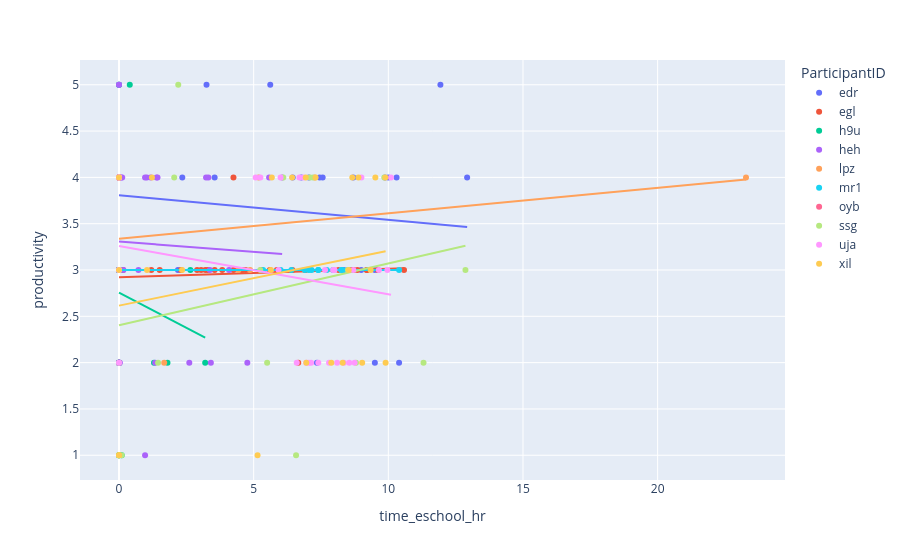

The cell this chart's notebook holds for it:
### Code cell
# plot productivity vs time spent at home for all
fig = px.scatter(merged, x="time_eschool_hr", y="productivity", color="ParticipantID", trendline="ols")
fig.show()

### Figure 1 — Plotly figure (JSON) as saved in the notebook; plotly's stock layout.template omitted (floating-point values rounded to 4 significant figures)
{"data": [{"hovertemplate": "ParticipantID=edr<br>time_eschool_hr=%{x}<br>productivity=%{y}<extra></extra>", "legendgroup": "edr", "marker": {"color": "#636efa", "symbol": "circle"}, "mode": "markers", "name": "edr", "orientation": "v", "showlegend": true, "type": "scatter", "x": [7.562, 2.188, 9.5, 7.05, 8.55, 2.35, 7.35, 0, 8.993, 10.31, 8.7, 9.874, 10.4, 6.766, 11.93, 5.616, 8.35, 0, 3.25, null, 8.55, 7.45, 10, 3.55, 12.93, 6.45, 9.5], "xaxis": "x", "y": [4, 3, 3, 4, 3, 4, 2, 4, 3, 4, 4, 4, 2, 4, 5, 5, 3, 3, 5, 2, 3, 4, 4, 4, 4, 4, 2], "yaxis": "y"}, {"hovertemplate": "<b>OLS trendline</b><br>productivity = -0.0265144 * time_eschool_hr + 3.80625<br>R<sup>2</sup>=0.011456<br><br>ParticipantID=edr<br>time_eschool_hr=%{x}<br>productivity=%{y} <b>(trend)</b><extra></extra>", "legendgroup": "edr", "marker": {"color": "#636efa", "symbol": "circle"}, "mode": "lines", "name": "edr", "showlegend": false, "type": "scatter", "x": [0, 0, 2.188, 2.35, 3.25, 3.55, 5.616, 6.45, 6.766, 7.05, 7.35, 7.45, 7.562, 8.35, 8.55, 8.55, 8.7, 8.993, 9.5, 9.5, 9.874, 10, 10.31, 10.4, 11.93, 12.93], "xaxis": "x", "y": [3.806, 3.806, 3.748, 3.744, 3.72, 3.712, 3.657, 3.635, 3.627, 3.619, 3.611, 3.609, 3.606, 3.585, 3.58, 3.58, 3.576, 3.568, 3.554, 3.554, 3.544, 3.541, 3.533, 3.531, 3.49, 3.464], "yaxis": "y"}, {"hovertemplate": "ParticipantID=egl<br>time_eschool_hr=%{x}<br>productivity=%{y}<extra></extra>", "legendgroup": "egl", "marker": {"color": "#EF553B", "symbol": "circle"}, "mode": "markers", "name": "egl", "orientation": "v", "showlegend": true, "type": "scatter", "x": [5.862, 6.438, 0, 0, 8.686, 9.214, 8.15, 0, 2.3, 4.55, 2.9, 0, 3.55, 8.7, 9.617, 10.58, 0.15, 1.2, 8.85, 9.194, 6.656, 5.6, 0, 4.585, 0, 0, 4.25, 0, 0, 3.3, 3.207, 5.281, 1.511, 0, 3.05, 4.7, 4.25, 0, 0, 0, 0, 0, 6.918, 3.833], "xaxis": "x", "y": [3, 3, 3, 3, 3, 3, 3, 3, 3, 3, 3, 3, 3, 3, 3, 3, 3, 3, 3, 3, 2, 3, 2, 3, 3, 3, 3, 3, 3, 3, 3, 3, 3, 3, 3, 3, 4, 3, 3, 2, 3, 3, 3, 3], "yaxis": "y"}, {"hovertemplate": "<b>OLS trendline</b><br>productivity = 0.00925845 * time_eschool_hr + 2.92149<br>R<sup>2</sup>=0.011213<br><br>ParticipantID=egl<br>time_eschool_hr=%{x}<br>productivity=%{y} <b>(trend)</b><extra></extra>", "legendgroup": "egl", "marker": {"color": "#EF553B", "symbol": "circle"}, "mode": "lines", "name": "egl", "showlegend": false, "type": "scatter", "x": [0, 0, 0, 0, 0, 0, 0, 0, 0, 0, 0, 0, 0, 0, 0, 0.15, 1.2, 1.511, 2.3, 2.9, 3.05, 3.207, 3.3, 3.55, 3.833, 4.25, 4.25, 4.55, 4.585, 4.7, 5.281, 5.6, 5.862, 6.438, 6.656, 6.918, 8.15, 8.686, 8.7, 8.85, 9.194, 9.214, 9.617, 10.58], "xaxis": "x", "y": [2.921, 2.921, 2.921, 2.921, 2.921, 2.921, 2.921, 2.921, 2.921, 2.921, 2.921, 2.921, 2.921, 2.921, 2.921, 2.923, 2.933, 2.935, 2.943, 2.948, 2.95, 2.951, 2.952, 2.954, 2.957, 2.961, 2.961, 2.964, 2.964, 2.965, 2.97, 2.973, 2.976, 2.981, 2.983, 2.986, 2.997, 3.002, 3.002, 3.003, 3.007, 3.007, 3.011, 3.019], "yaxis": "y"}, {"hovertemplate": "ParticipantID=h9u<br>time_eschool_hr=%{x}<br>productivity=%{y}<extra></extra>", "legendgroup": "h9u", "marker": {"color": "#00cc96", "symbol": "circle"}, "mode": "markers", "name": "h9u", "orientation": "v", "showlegend": true, "type": "scatter", "x": [0, 0, null, 3.2, 0.4, 2.65, 1.8, 0, 0, 0, null, null, null, null, null, null, 0, 0, null, 0, 0, null, null, null, 0, 0, null, null, null, null, 0, null, 0, 0, 0, 0.1, 0, 0, 0, 0, 0, 0, 0, 0, null, 1.3, null, 0, 0, 0, 0, null, null, null, null, null, 0, 0], "xaxis": "x", "y": [4, 3, 2, 2, 5, 3, 2, 3, 2, 3, 2, 3, 3, 3, 4, 4, 3, 3, 1, 1, 1, 3, 4, 2, 2, 3, 3, 2, 2, 2, 2, 2, 2, 4, 3, 1, 2, 1, 3, 2, 3, 2, 3, 3, 3, 2, 4, 4, 2, 5, 5, 4, 5, 2, 4, 2, 3, 3], "yaxis": "y"}, {"hovertemplate": "<b>OLS trendline</b><br>productivity = -0.151437 * time_eschool_hr + 2.75517<br>R<sup>2</sup>=0.011607<br><br>ParticipantID=h9u<br>time_eschool_hr=%{x}<br>productivity=%{y} <b>(trend)</b><extra></extra>", "legendgroup": "h9u", "marker": {"color": "#00cc96", "symbol": "circle"}, "mode": "lines", "name": "h9u", "showlegend": false, "type": "scatter", "x": [0, 0, 0, 0, 0, 0, 0, 0, 0, 0, 0, 0, 0, 0, 0, 0, 0, 0, 0, 0, 0, 0, 0, 0, 0, 0, 0, 0, 0, 0.1, 0.4, 1.3, 1.8, 2.65, 3.2], "xaxis": "x", "y": [2.755, 2.755, 2.755, 2.755, 2.755, 2.755, 2.755, 2.755, 2.755, 2.755, 2.755, 2.755, 2.755, 2.755, 2.755, 2.755, 2.755, 2.755, 2.755, 2.755, 2.755, 2.755, 2.755, 2.755, 2.755, 2.755, 2.755, 2.755, 2.755, 2.74, 2.695, 2.558, 2.483, 2.354, 2.271], "yaxis": "y"}, {"hovertemplate": "ParticipantID=heh<br>time_eschool_hr=%{x}<br>productivity=%{y}<extra></extra>", "legendgroup": "heh", "marker": {"color": "#ab63fa", "symbol": "circle"}, "mode": "markers", "name": "heh", "orientation": "v", "showlegend": true, "type": "scatter", "x": [0, 0, 0, 4.765, 0.9686, 1.036, 3.41, 0, 0, 0, 0, 0.02361, 0, 0, 0.1633, 0, 0.01139, 3.375, 4.088, 2.61, 0, 0, 0, 0, 0.7219, 1.431, 0.0825, 1.175, 0, 0, 0, 0, 1.343, 0, 3.318, 1.394, 0.9678, 0, 0.03056, 0, 0, 3.232, 0, 0, 0, 6.058, 5.575, 0.1192, 0, null, null, null, null], "xaxis": "x", "y": [4, 3, 4, 2, 1, 4, 2, 4, 2, 3, 3, 4, 3, 4, 3, 4, 2, 3, 3, 2, 3, 4, 2, 3, 3, 4, 4, 4, 2, 4, 2, 5, 2, 2, 4, 4, 4, 2, 2, 4, 4, 4, 5, 4, 4, 4, 4, 4, 4, 1, 1, 1, 4], "yaxis": "y"}, {"hovertemplate": "<b>OLS trendline</b><br>productivity = -0.0222602 * time_eschool_hr + 3.30656<br>R<sup>2</sup>=0.001421<br><br>ParticipantID=heh<br>time_eschool_hr=%{x}<br>productivity=%{y} <b>(trend)</b><extra></extra>", "legendgroup": "heh", "marker": {"color": "#ab63fa", "symbol": "circle"}, "mode": "lines", "name": "heh", "showlegend": false, "type": "scatter", "x": [0, 0, 0, 0, 0, 0, 0, 0, 0, 0, 0, 0, 0, 0, 0, 0, 0, 0, 0, 0, 0, 0, 0, 0, 0, 0, 0.01139, 0.02361, 0.03056, 0.0825, 0.1192, 0.1633, 0.7219, 0.9678, 0.9686, 1.036, 1.175, 1.343, 1.394, 1.431, 2.61, 3.232, 3.318, 3.375, 3.41, 4.088, 4.765, 5.575, 6.058], "xaxis": "x", "y": [3.307, 3.307, 3.307, 3.307, 3.307, 3.307, 3.307, 3.307, 3.307, 3.307, 3.307, 3.307, 3.307, 3.307, 3.307, 3.307, 3.307, 3.307, 3.307, 3.307, 3.307, 3.307, 3.307, 3.307, 3.307, 3.307, 3.306, 3.306, 3.306, 3.305, 3.304, 3.303, 3.29, 3.285, 3.285, 3.284, 3.28, 3.277, 3.276, 3.275, 3.248, 3.235, 3.233, 3.231, 3.231, 3.216, 3.201, 3.182, 3.172], "yaxis": "y"}, {"hovertemplate": "ParticipantID=lpz<br>time_eschool_hr=%{x}<br>productivity=%{y}<extra></extra>", "legendgroup": "lpz", "marker": {"color": "#FFA15A", "symbol": "circle"}, "mode": "markers", "name": "lpz", "orientation": "v", "showlegend": true, "type": "scatter", "x": [0, null, null, null, null, null, null, null, null, null, null, 5.187, 23.28, 0, 0, 4.436, 0, 0, 7.269, null, 0, 0, 4.866, null, null, null, null, null, null, null, 0, null, null, null, null, null, null, null, 0, 1.679, 0, 0, null, null, null, null, null, null], "xaxis": "x", "y": [4, 3, 3, 3, 3, 3, 3, 3, 3, 3, 3, 4, 4, 4, 4, 3, 3, 3, 4, 4, 4, 3, 3, 3, 4, 3, 4, 4, 3, 4, 3, 4, 2, 3, 3, 3, 2, 2, 3, 2, 4, 3, 4, 3, 2, 2, 3, 2], "yaxis": "y"}, {"hovertemplate": "<b>OLS trendline</b><br>productivity = 0.0274719 * time_eschool_hr + 3.33627<br>R<sup>2</sup>=0.066557<br><br>ParticipantID=lpz<br>time_eschool_hr=%{x}<br>productivity=%{y} <b>(trend)</b><extra></extra>", "legendgroup": "lpz", "marker": {"color": "#FFA15A", "symbol": "circle"}, "mode": "lines", "name": "lpz", "showlegend": false, "type": "scatter", "x": [0, 0, 0, 0, 0, 0, 0, 0, 0, 0, 0, 1.679, 4.436, 4.866, 5.187, 7.269, 23.28], "xaxis": "x", "y": [3.336, 3.336, 3.336, 3.336, 3.336, 3.336, 3.336, 3.336, 3.336, 3.336, 3.336, 3.382, 3.458, 3.47, 3.479, 3.536, 3.976], "yaxis": "y"}, {"hovertemplate": "ParticipantID=mr1<br>time_eschool_hr=%{x}<br>productivity=%{y}<extra></extra>", "legendgroup": "mr1", "marker": {"color": "#19d3f3", "symbol": "circle"}, "mode": "markers", "name": "mr1", "orientation": "v", "showlegend": true, "type": "scatter", "x": [5.95, null, 8.3, 7.15, 0, 7.4, 7.05, 8.5, 0, 6.4, 0, null, null, null, 7.715, 5.35, 6, 10.4, 8.25, 0, null, 7.95, 7.4, 6.9, 0, 0, 0, 0], "xaxis": "x", "y": [3, 3, 3, 3, 3, 3, 3, 3, 3, 3, 3, 3, 3, 3, 3, 3, 3, 3, 3, 3, 3, 3, 3, 3, 3, 3, 3, 3], "yaxis": "y"}, {"hovertemplate": "<b>OLS trendline</b><br>productivity = 1.83881e-16 * time_eschool_hr + 3<br>R<sup>2</sup>=-inf<br><br>ParticipantID=mr1<br>time_eschool_hr=%{x}<br>productivity=%{y} <b>(trend)</b><extra></extra>", "legendgroup": "mr1", "marker": {"color": "#19d3f3", "symbol": "circle"}, "mode": "lines", "name": "mr1", "showlegend": false, "type": "scatter", "x": [0, 0, 0, 0, 0, 0, 0, 0, 5.35, 5.95, 6, 6.4, 6.9, 7.05, 7.15, 7.4, 7.4, 7.715, 7.95, 8.25, 8.3, 8.5, 10.4], "xaxis": "x", "y": [3.0, 3.0, 3.0, 3.0, 3.0, 3.0, 3.0, 3.0, 3.0, 3.0, 3.0, 3.0, 3.0, 3.0, 3.0, 3.0, 3.0, 3.0, 3.0, 3.0, 3.0, 3.0, 3.0], "yaxis": "y"}, {"hovertemplate": "ParticipantID=oyb<br>time_eschool_hr=%{x}<br>productivity=%{y}<extra></extra>", "legendgroup": "oyb", "marker": {"color": "#FF6692", "symbol": "circle"}, "mode": "markers", "name": "oyb", "orientation": "v", "showlegend": true, "type": "scatter", "x": [null, null, null, null, null, null, null, null, null, null, null, null, null, null, null, null, null, null, null], "xaxis": "x", "y": [4, 3, 3, 1, 5, 4, 2, 5, 4, 4, 4, 4, 3, 5, 2, 4, 4, 2, 2], "yaxis": "y"}, {"hovertemplate": "ParticipantID=oyb<extra></extra>", "legendgroup": "oyb", "marker": {"color": "#FF6692", "symbol": "circle"}, "mode": "lines", "name": "oyb", "showlegend": false, "type": "scatter", "xaxis": "x", "yaxis": "y"}, {"hovertemplate": "ParticipantID=ssg<br>time_eschool_hr=%{x}<br>productivity=%{y}<extra></extra>", "legendgroup": "ssg", "marker": {"color": "#B6E880", "symbol": "circle"}, "mode": "markers", "name": "ssg", "orientation": "v", "showlegend": true, "type": "scatter", "x": [0, 0, 5.243, 11.31, 7.2, 9.85, 1.45, 8.5, 7.086, 12.86, 2.2, null, null, 2.05, 6.575, 0, 5.5, 0, 0.1, null, null, null, null, null, 8.8, 6.1], "xaxis": "x", "y": [1, 1, 3, 2, 4, 4, 2, 3, 4, 3, 5, 3, 4, 4, 1, 4, 2, 2, 1, 1, 2, 1, 3, 1, 2, 4], "yaxis": "y"}, {"hovertemplate": "<b>OLS trendline</b><br>productivity = 0.066737 * time_eschool_hr + 2.40377<br>R<sup>2</sup>=0.047738<br><br>ParticipantID=ssg<br>time_eschool_hr=%{x}<br>productivity=%{y} <b>(trend)</b><extra></extra>", "legendgroup": "ssg", "marker": {"color": "#B6E880", "symbol": "circle"}, "mode": "lines", "name": "ssg", "showlegend": false, "type": "scatter", "x": [0, 0, 0, 0, 0.1, 1.45, 2.05, 2.2, 5.243, 5.5, 6.1, 6.575, 7.086, 7.2, 8.5, 8.8, 9.85, 11.31, 12.86], "xaxis": "x", "y": [2.404, 2.404, 2.404, 2.404, 2.41, 2.501, 2.541, 2.551, 2.754, 2.771, 2.811, 2.843, 2.877, 2.884, 2.971, 2.991, 3.061, 3.158, 3.262], "yaxis": "y"}, {"hovertemplate": "ParticipantID=uja<br>time_eschool_hr=%{x}<br>productivity=%{y}<extra></extra>", "legendgroup": "uja", "marker": {"color": "#FF97FF", "symbol": "circle"}, "mode": "markers", "name": "uja", "orientation": "v", "showlegend": true, "type": "scatter", "x": [9.964, 5.924, 0, 0, 6.955, 7.134, 10.1, 9.65, 0, 0, 8.75, 8, 7.95, 5.074, 6, 0, 0, 6.85, 7.65, 8.55, 8.7, 5.25, 0, 7.4, 8.35, 9, 6.7, 0, 0, 8.1, 6.6, 7.8, 7.05], "xaxis": "x", "y": [3, 3, 3, 4, 2, 2, 4, 3, 2, 3, 2, 3, 3, 4, 4, 4, 3, 4, 3, 2, 3, 4, 3, 2, 2, 4, 4, 4, 3, 2, 2, 2, 2], "yaxis": "y"}, {"hovertemplate": "<b>OLS trendline</b><br>productivity = -0.0520291 * time_eschool_hr + 3.25901<br>R<sup>2</sup>=0.054966<br><br>ParticipantID=uja<br>time_eschool_hr=%{x}<br>productivity=%{y} <b>(trend)</b><extra></extra>", "legendgroup": "uja", "marker": {"color": "#FF97FF", "symbol": "circle"}, "mode": "lines", "name": "uja", "showlegend": false, "type": "scatter", "x": [0, 0, 0, 0, 0, 0, 0, 0, 0, 5.074, 5.25, 5.924, 6, 6.6, 6.7, 6.85, 6.955, 7.05, 7.134, 7.4, 7.65, 7.8, 7.95, 8, 8.1, 8.35, 8.55, 8.7, 8.75, 9, 9.65, 9.964, 10.1], "xaxis": "x", "y": [3.259, 3.259, 3.259, 3.259, 3.259, 3.259, 3.259, 3.259, 3.259, 2.995, 2.986, 2.951, 2.947, 2.916, 2.91, 2.903, 2.897, 2.892, 2.888, 2.874, 2.861, 2.853, 2.845, 2.843, 2.838, 2.825, 2.814, 2.806, 2.804, 2.791, 2.757, 2.741, 2.734], "yaxis": "y"}, {"hovertemplate": "ParticipantID=xil<br>time_eschool_hr=%{x}<br>productivity=%{y}<extra></extra>", "legendgroup": "xil", "marker": {"color": "#FECB52", "symbol": "circle"}, "mode": "markers", "name": "xil", "orientation": "v", "showlegend": true, "type": "scatter", "x": [6.934, 0, 9.518, 9.891, 0, 8.663, 9.345, 7.299, 5.144, null, null, 0, null, 5.638, 8.305, 6.955, 7.882, 6.428, 8.889, 1.223, null, 9.029, 8.53, 5.674, 1.041, 0, 9.899, 2.343, null, null, null, null], "xaxis": "x", "y": [4, 1, 4, 4, 4, 4, 3, 4, 1, 1, 2, 1, 2, 3, 2, 2, 2, 4, 4, 4, 2, 2, 3, 4, 3, 3, 2, 3, 2, 1, 1, 3], "yaxis": "y"}, {"hovertemplate": "<b>OLS trendline</b><br>productivity = 0.059397 * time_eschool_hr + 2.61524<br>R<sup>2</sup>=0.039521<br><br>ParticipantID=xil<br>time_eschool_hr=%{x}<br>productivity=%{y} <b>(trend)</b><extra></extra>", "legendgroup": "xil", "marker": {"color": "#FECB52", "symbol": "circle"}, "mode": "lines", "name": "xil", "showlegend": false, "type": "scatter", "x": [0, 0, 0, 0, 1.041, 1.223, 2.343, 5.144, 5.638, 5.674, 6.428, 6.934, 6.955, 7.299, 7.882, 8.305, 8.53, 8.663, 8.889, 9.029, 9.345, 9.518, 9.891, 9.899], "xaxis": "x", "y": [2.615, 2.615, 2.615, 2.615, 2.677, 2.688, 2.754, 2.921, 2.95, 2.952, 2.997, 3.027, 3.028, 3.049, 3.083, 3.109, 3.122, 3.13, 3.143, 3.152, 3.17, 3.181, 3.203, 3.203], "yaxis": "y"}], "layout": {"legend": {"title": {"text": "ParticipantID"}, "tracegroupgap": 0}, "margin": {"t": 60}, "xaxis": {"anchor": "y", "domain": [0, 1], "title": {"text": "time_eschool_hr"}}, "yaxis": {"anchor": "x", "domain": [0, 1], "title": {"text": "productivity"}}}}
